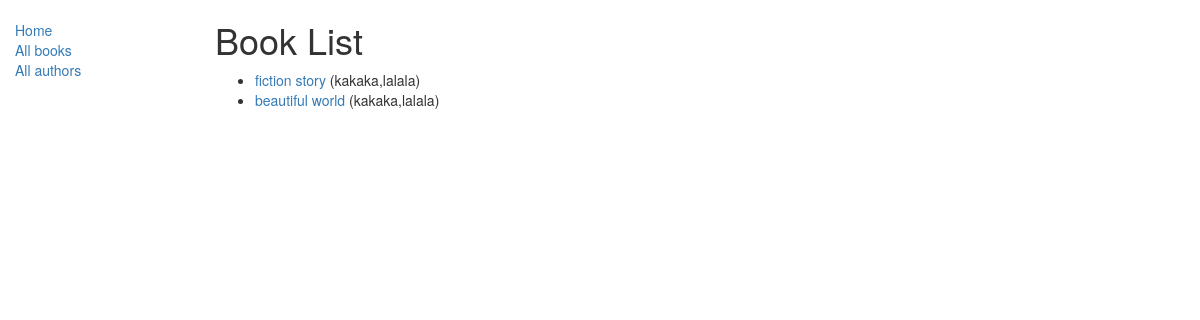
/catalog/books/, run on an earlier commit of the app's database.
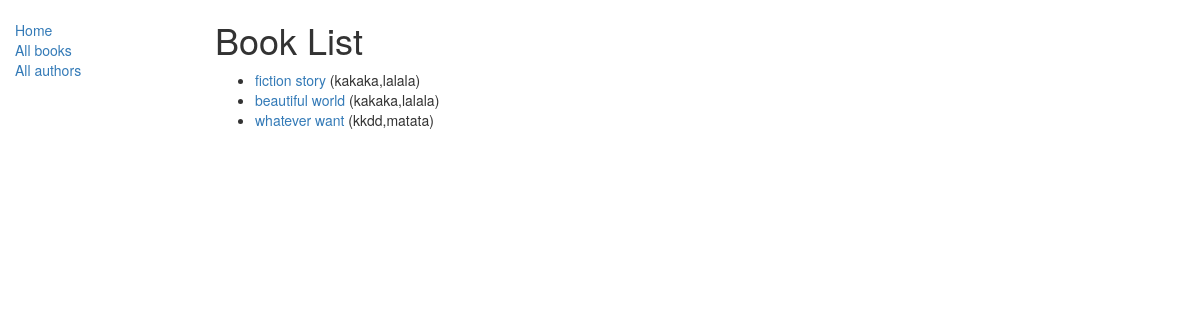
And on a later commit of the database.
### catalog/models.py (models this page shows, shortened)
class Book(models.Model):
    title = models.CharField(max_length=200)
    author = models.ForeignKey('Author', on_delete=models.SET_NULL, null=True)
    summary = models.TextField(max_length=1000, help_text='Enter a brief description of the book')
    isbn = models.CharField('ISBN',max_length=13, help_text='13 Character <a href="https://www.isbn-international.org/content/what-isbn">ISBN number</a>')
    genre = models.ManyToManyField('Genre', help_text='Select a genre for this book')
    def get_absolute_url(self):
        return reverse("book-detail", args=[str(self.id)])
    def display_genre(self):
        return ', '.join([ genre.name for genre in self.genre.all()[:3] ])
    display_genre.short_description = 'Genre'

class Author(models.Model):
    first_name = models.CharField(max_length = 100)
    last_name = models.CharField(max_length =100)
    date_of_birth = models.DateField(null=True, blank=True)
    date_of_death = models.DateField('Died',null=True,blank=True)
    class Meta:
        ordering = ['last_name','first_name']
    def __str__(self):
        return f'{self.last_name},{self.first_name}'

### catalog/views.py (the view)
# urls.py: path('books/', views.BookListView.as_view(), name='books'),
class BookListView(generic.ListView):
    model = Book
    paginate_by = 10

### catalog/templates/catalog/book_list.html
{% extends "base_generic.html" %}
{% block content %}
    <h1>Book List</h1>
    {% if book_list %}
    <ul>
      {% for book in book_list %}
      <li>
        <a href="{{ book.get_absolute_url }}">{{ book.title }}</a> ({{book.author}})
      </li>
      {% endfor %}
    </ul>
    {% else %}
      <p>There are no books in the library.</p>
    {% endif %}
{% endblock %}

What changed in the data, as far as the page shows it:
added Book: title "whatever want", author "kkdd,matata"
